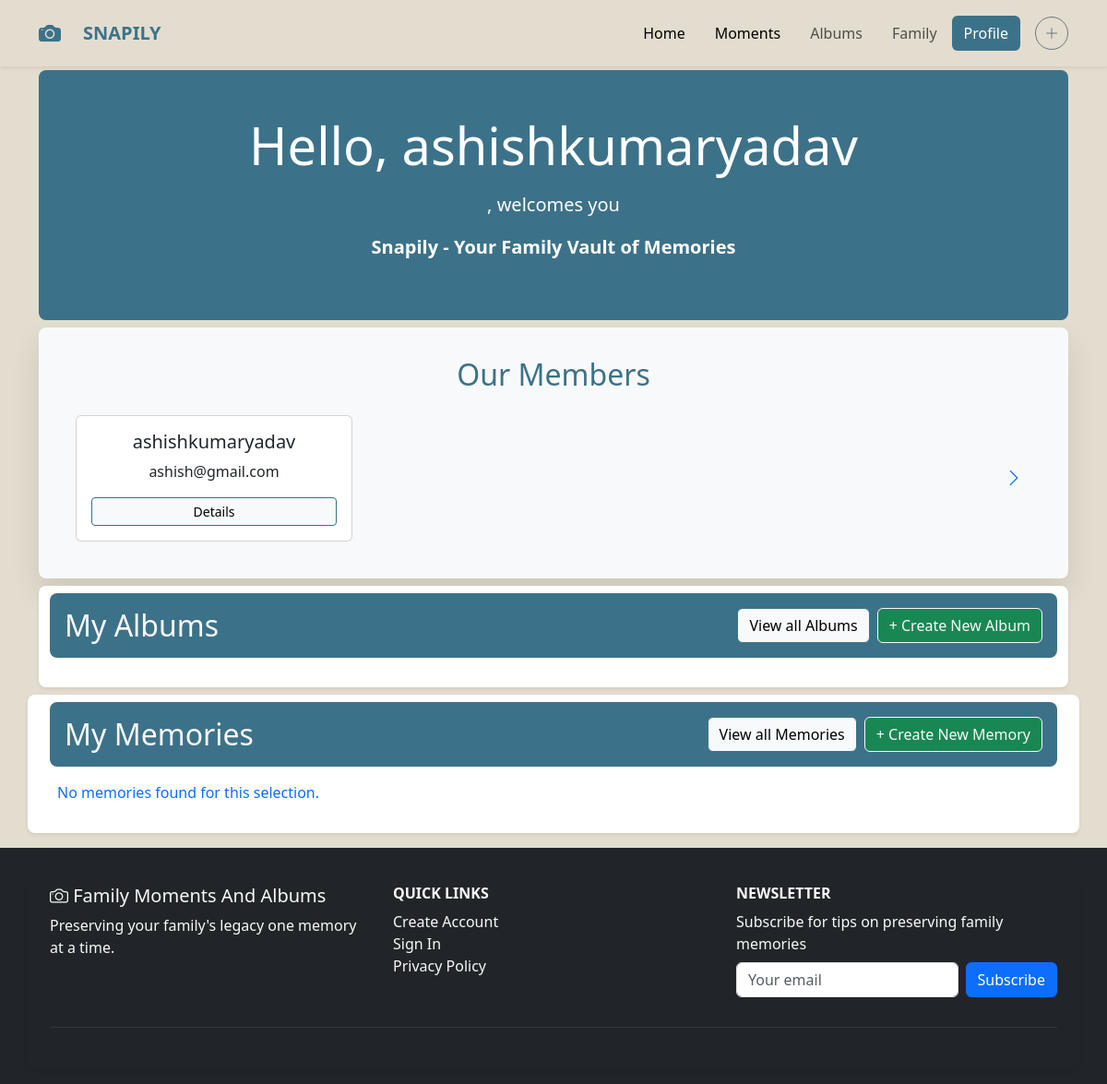
Screenshot of /index/ (signed in) with the database file from the repository.
### loginapp/models.py (models this page shows, shortened)
class CustemUser(AbstractUser):
    family_head = models.ForeignKey('self',on_delete=models.CASCADE,null=True, blank=True,related_name='members')
    fullname = models.CharField(max_length=100)
    email = models.EmailField(unique=False)
    is_family_head = models.BooleanField(default=False)
    is_family_member = models.BooleanField(default=False)
    gender = models.CharField(max_length=10, blank=True, null=True)
    relationship_to_admin = models.CharField(max_length=100, blank=True, null=True)
    admin_code = models.CharField(max_length=50, blank=True, null=True)
    member_id = models.CharField(max_length=50, blank=True, null=True)

### loginapp/views.py (the view)
# urls.py: path('index/', views.index, name='index'),
@login_required(login_url='guestuser')
@never_cache
def index(request):
    current_user = request.user
    family_code = current_user.admin_code
    members = user.objects.filter(admin_code=family_code).order_by('-is_family_head')
    admin_code = current_user.admin_code if current_user.is_family_head else None
    created_albums = Album.objects.filter(created_by=current_user)
    shared_albums = Album.objects.filter(shared_with=current_user)
    memories = Memory.objects.filter(user=current_user).order_by('-id')  # latest first
    family_albums = Album.objects.filter(
        share_family=True,
        created_by__admin_code=family_code
    ).exclude(created_by=current_user)  # exclude own albums (already in created_albums)
    albums = (created_albums | shared_albums | family_albums).distinct().order_by('-created_at')
    return render(request, 'index.html', {
        'user': current_user,
        'members': members,
        'admin_code': admin_code,
        'albums': albums,
        'memories': memories,
    })

### loginapp/templates/index.html (shortened to what this page needs)
{% load static %}
<!DOCTYPE html>
<html lang="en">
<head>
    <link href="https://cdn.jsdelivr.net/npm/bootstrap@5.3.7/dist/css/bootstrap.min.css" rel="stylesheet">
    <link href="https://cdn.jsdelivr.net/npm/bootstrap-icons@1.11.3/font/bootstrap-icons.min.css" rel="stylesheet">
</head>
<body class="bg-color text-primary">
    <nav class="navbar navbar-expand-lg navbar-light bg-color shadow-sm fixed-top">
    <div class="container navtext">
        <a class="navbar-brand d-flex align-items-center">
        <i class="bi bi-camera-fill me-4 fs-4 custom-brand-color"></i>
        <span class="fw-bold custom-brand-color">SNAPILY</span>
        </a>
        <div class="collapse navbar-collapse" id="fbNav">
        <ul class="navbar-nav m-left-auto mb-5 mb-lg-0 gap-3 ms-auto p-2">
            <li class="nav-item space evenly "><a class="nav-link active" href="{%url 'index'%}">Home</a></li>
            <li class="nav-item"><a class="nav-link active" href="{% url 'memory_list' %}">Moments</a></li>
            <li class="nav-item"><a class="nav-link" href="{% url 'album_list' %}">Albums</a></li>
            <li class="nav-item"><a class="nav-link" href="#members">Family</a></li>
        </ul>
        <div class="d-flex align-items-center gap-3">
            <a href="{% url 'profile_view' %}" class="btn btn-color">Profile</a>
                <a href="{% url 'create_album' %}"
                class="btn btn-outline-secondary rounded-circle p-0 d-flex align-items-center justify-content-center"
                style="width:36px;height:36px"
                aria-label="Add">
                    <i class="bi bi-plus-lg"></i>
                </a>
        </div>
        </div>
    </div>
    </nav>
    <div class="container">
             {% block content %}
            <section class="py-5 bg-welcome-section mt-3 rounded-3 text-white text-center position-relative">
            <div class="container ">
                <h1 class="display-4 welcome-text">Hello, {{ user.username }}</h1>
                <p class="lead mt-3">{{ user.fullname }}, welcomes you </p>
                <p class="lead fw-bold">Snapily - Your Family Vault of Memories</p>
            </div>
            </section>
        <div class="container  mt-2 members-wrapper"id="members">
            <h2 class="text-center font-color mb-3">Our Members</h2>
            <div class="position-relative">
                <button class="btn btn-light btn-lg position-absolute top-50 start-0 translate-middle-y scroll-btn" id="prevBtn">
                </button>
                <div class="d-flex overflow-auto" id="memberSlider" style="scroll-behavior: smooth;">
                {% for member in members %}
                <div class="card m-2 {% if member.is_family_head %}bg-light border-danger{% endif %}" style="min-width: 300px; flex: 0 0 auto;">
                    <div class="card-body text-center">
                    <h5 class="card-title {% if member.is_family_head %}text-danger{% endif %}">
                        {{ member.fullname|default:member.username }}
                    </h5>
                    <p class="card-text">{{ member.email }}</p>
                        <div class="mt-3 d-flex justify-content-center gap-3">
                        <button class="btn btn-light btn-sm flex-fill btn-view" data-url="{% url 'member_details' member.username %}">
                            Details
                        </button>
                        </div>
                    </div>
                </div>
                {% endfor %}
                </div>
                <button class="btn btn-light btn-lg position-absolute top-50 end-0 translate-middle-y scroll-btn" id="nextBtn">
                <i class="bi bi-chevron-right"></i>
                </button>
            </div>
            </div>
        <div class="container py-2 mt-2 bg-white  shadow-sm rounded-3">
            <div class="d-flex justify-content-between align-items-center bg-welcome-section rounded-3 text-light mb-2 p-3">
                <h2 class="mb-0">My Albums</h2>
                <div class="d-flex gap-2">
                    <a href="{% url 'album_list' %}" class="btn btn-light btn-view">View all Albums</a>
                    <a href="{% url 'create_album' %}" class="btn btn-success btn-outline-light">+ Create New Album</a>
                </div>
            </div>
            <div class="album-slider d-flex overflow-auto gap-3 p-2">
                </div>
            </div>
        </div>
        <div class="container py-2 mt-2 bg-white shadow-sm rounded-3 p-4">
            <div class="d-flex justify-content-between align-items-center bg-welcome-section rounded-3 text-light mb-2 p-3">
                <h2 class="mb-0">My Memories</h2>
                <div class="d-flex gap-2">
                    <a href="{% url 'memory_detail' %}" class="btn btn-light btn-view">View all Memories</a>
                    <a href="{% url 'memory_list' %}" class="btn btn-success btn-outline-light">+ Create New Memory</a>
                </div>
            </div>
            <div class="album-slider d-flex overflow-auto gap-3 p-2">
                {% for memory in memories %}
                <div class="card memory-card shadow-sm p-2" style="width: 350px; flex: 0 0 auto;">
                    <img src="{{ memory.image.url }}" class="card-img-top" alt="{{ memory.tag }}"
                        style="height: 250px; object-fit: cover; width: 100%;">
                    <div class="card-body d-flex flex-column justify-content-between">
                        <div>
                            <h5 class="card-title">{{ memory.tag }}</h5>
                            <p class="card-text mb-3">
                                <strong>Location:</strong> {{ memory.location }}<br>
                                <strong>Date:</strong> {{ memory.date }}<br>
                            </p>
                        </div>
                        <div class="mt-auto d-flex gap-2">
                            <a href="{% url 'memory_detail'%}" class="btn btn-light btn-sm flex-grow-1 btn-view">View</a>
                            <a href="{% url 'memory_delete' memory.id %}" class="btn btn-danger btn-sm">Delete</a>
                        </div>
                    </div>
                </div>
                {% empty %}
                <p>No memories found for this selection.</p>
                {% endfor %}
            </div>
        </div>
{% endblock %}
<footer class="bg-dark text-light pt-4 pb-3 mt-3">
     <div class="container py-2 mt-2 shadow-sm rounded-3 p-4">
        <div class="row align-items-start">
            <div class="col-md-4 mb-3">
                <h5 class="mb-2">
                <i class="bi bi-camera"></i> Family Moments And Albums
                </h5>
                <p class="text-light mb-0">
                Preserving your family's legacy one memory at a time.
                </p>
            </div>
            <div class="col-md-4 mb-3">
                <h6 class="fw-bold mb-2 text-uppercase">Quick Links</h6>
                <ul class="list-unstyled">
                <li><a href="#" class="text-decoration-none text-light">Create Account</a></li>
                <li><a href="#" class="text-decoration-none text-light">Sign In</a></li>
                <li><a href="#" class="text-decoration-none text-light">Privacy Policy</a></li>
                </ul>
            </div>
            <div class="col-md-4 mb-3">
                <h6 class="fw-bold mb-2 text-uppercase">Newsletter</h6>
                <p class="text-light mb-2">Subscribe for tips on preserving family memories</p>
                <form class="d-flex">
                <input type="email" class="form-control me-2" placeholder="Your email" required>
                <button class="btn btn-primary" type="submit">Subscribe</button>
                </form>
            </div>
            </div>
            <hr class="border-secondary">
            <div class="text-center text-muted small">
            </div>
        </div>
</footer>
</body>
</html>

### loginapp/templates/index.html (style rules this page uses)
body { padding-top : 60px; }
.welcome-text { opacity: 0; transform: translateY(-20px); animation: fadeSlideIn 1s ease-out forwards; }
.members-wrapper { background-color: #f8f9fa; border-radius: .5rem; box-shadow: 0 1rem 2rem rgba(0,0,0,0.1); padding: 2rem; }
.scroll-btn { border: 1px solid transparent; color: var(--bs-primary); }
.btn-view { border : 1px solid ; border-color : #3C7289; }
.row { flex-wrap: wrap !important; overflow-x: hidden !important; }
.album-slider { scroll-snap-type: x mandatory; }
.bg-color { background-color: #E3DDCF; }
.navtext { color: #3C7289; }
.custom-brand-color { color: #3C7289 !important; }
.bg-welcome-section { background-color: #3C7289; }
.btn-color { background-color: #3C7289; color: #ffffff; }
.font-color { color: #3C7289; }

### rows the page displays
CustemUser: username "ashishkumaryadav", fullname "ashishkumaryadav", email "ashish@gmail.com"
